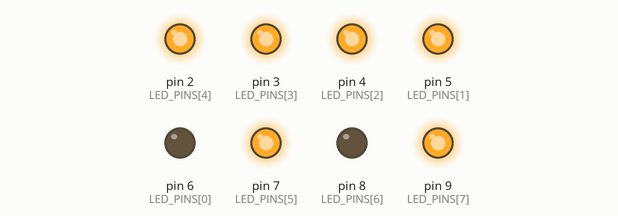
Recording of a sketch running on a simulated Arduino Uno, built with avr-gcc and run on an emulated ATmega328P. On the bench: output pins drawn as LEDs (lit = HIGH). What the sketch prints to the serial monitor is not drawn.

Above: at 0.1 s.
Timing chart, 0 to 1.6 s (numbered marks = the images above):
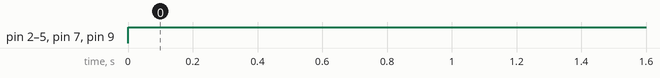

The sketch:

8led+bits.ino
```cpp
// ============================================================================
// Program: Optimized 8-Bit Decimal to Binary LED Visualizer
// Description: Uses bit-shifting and pin arrays to display an 8-bit binary
//              value on 8 LEDs and output it over Serial.
// ============================================================================

// Decimal number to convert into binary (Range: 0 to 255)
const int number = 125;

// LED pin assignments in MSB -> LSB order (Bit 7 to Bit 0)
const uint8_t LED_PINS[8] = { 6, 5, 4, 3, 2, 7, 8, 9 };

void setup() {
  // Initialize Serial Communication
  Serial.begin(9600);

  // Configure all LED pins as OUTPUT using a concise loop
  for (uint8_t i = 0; i < 8; i++) {
    pinMode(LED_PINS[i], OUTPUT);
  }
}

void loop() {
  // Iterate through all 8 bits from MSB (Bit 7) down to LSB (Bit 0)
  for (uint8_t i = 0; i < 8; i++) {

    // Bitwise shift and mask:
    // 1. (number >> (7 - i)) shifts bit (7 - i) down to position 0
    // 2. & 1 isolates that single bit, evaluating to 1 or 0
    bool bitVal = (number >> (7 - i)) & 1;

    // Drive the corresponding LED (digitalWrite accepts bool directly: true = HIGH, false = LOW)
    digitalWrite(LED_PINS[i], bitVal);

    // Output the bit value to Serial Monitor
    Serial.print(bitVal);
  }

  Serial.println();  // Print newline after full 8-bit output
  delay(1000);       // Pause for 1 second
}
```

Measured:
- by itself, pin 2 (LED_PINS[4]), pin 3 (LED_PINS[3]), pin 4 (LED_PINS[2]), pin 5 (LED_PINS[1]), pin 7 (LED_PINS[5]), pin 9 (LED_PINS[7]): LOW → HIGH at 0.00 s
